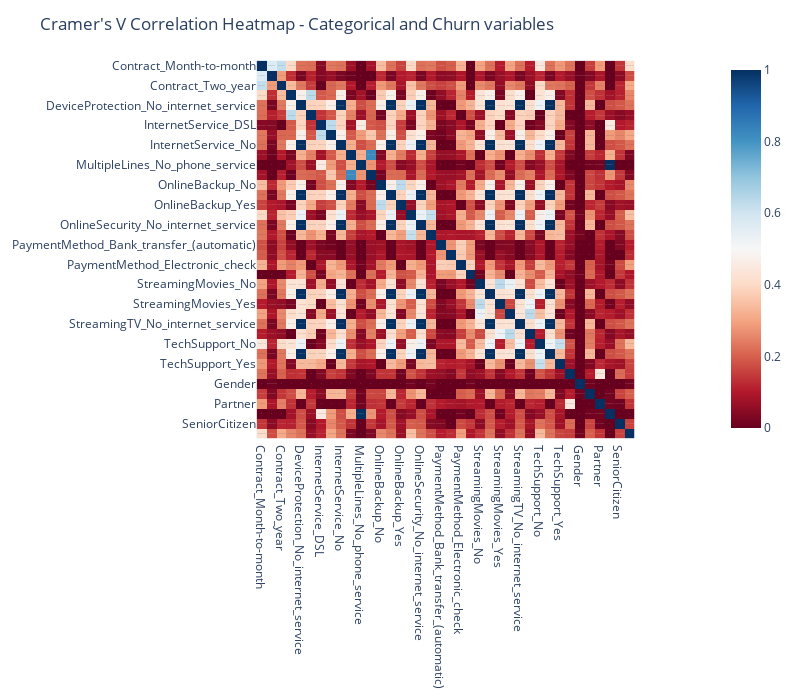

The notebook cell saved with this chart:
### Code cell
from dython.nominal import associations
import matplotlib.pyplot as plt

plt.ioff() # to not show the default matplotlib plot from the associations function
excluded = ['Tenure','MonthlyCharges','TotalCharges']
string_columns = [ col for col in X_train.columns if col not in excluded]
df_categorical = X_train[string_columns].assign(Churn=y_train)
corr_measures = associations(df_categorical, nominal_columns='all', plot = False)
fig = px.imshow(corr_measures['corr'],color_continuous_scale="RdBu",text_auto=True)
fig.update_layout(title="Cramer's V Correlation Heatmap - Categorical and Churn variables", width=800, height=700)
fig.show()

### Figure 1 — Plotly figure (JSON) as saved in the notebook; plotly's stock layout.template omitted (floating-point values rounded to 4 significant figures; data arrays with more than 128 entries replaced by an {"elided": "..."} marker saying what was removed)
{"data": [{"coloraxis": "coloraxis", "hovertemplate": "x: %{x}<br>y: %{y}<br>color: %{z}<extra></extra>", "name": "0", "texttemplate": "%{z}", "type": "heatmap", "x": ["Contract_Month-to-month", "Contract_One_year", "Contract_Two_year", "DeviceProtection_No", "DeviceProtection_No_internet_service", "DeviceProtection_Yes", "InternetService_DSL", "InternetService_Fiber_optic", "InternetService_No", "MultipleLines_No", "MultipleLines_No_phone_service", "MultipleLines_Yes", "OnlineBackup_No", "OnlineBackup_No_internet_service", "OnlineBackup_Yes", "OnlineSecurity_No", "OnlineSecurity_No_internet_service", "OnlineSecurity_Yes", "PaymentMethod_Bank_transfer_(automatic)", "PaymentMethod_Credit_card_(automatic)", "PaymentMethod_Electronic_check", "PaymentMethod_Mailed_check", "StreamingMovies_No", "StreamingMovies_No_internet_service", "StreamingMovies_Yes", "StreamingTV_No", "StreamingTV_No_internet_service", "StreamingTV_Yes", "TechSupport_No", "TechSupport_No_internet_service", "TechSupport_Yes", "Dependents", "Gender", "PaperlessBilling", "Partner", "PhoneService", "SeniorCitizen", "Churn"], "xaxis": "x", "y": ["Contract_Month-to-month", "Contract_One_year", "Contract_Two_year", "DeviceProtection_No", "DeviceProtection_No_internet_service", "DeviceProtection_Yes", "InternetService_DSL", "InternetService_Fiber_optic", "InternetService_No", "MultipleLines_No", "MultipleLines_No_phone_service", "MultipleLines_Yes", "OnlineBackup_No", "OnlineBackup_No_internet_service", "OnlineBackup_Yes", "OnlineSecurity_No", "OnlineSecurity_No_internet_service", "OnlineSecurity_Yes", "PaymentMethod_Bank_transfer_(automatic)", "PaymentMethod_Credit_card_(automatic)", "PaymentMethod_Electronic_check", "PaymentMethod_Mailed_check", "StreamingMovies_No", "StreamingMovies_No_internet_service", "StreamingMovies_Yes", "StreamingTV_No", "StreamingTV_No_internet_service", "StreamingTV_Yes", "TechSupport_No", "TechSupport_No_internet_service", "TechSupport_Yes", "Dependents", "Gender", "PaperlessBilling", "Partner", "PhoneService", "SeniorCitizen", "Churn"], "yaxis": "y", "z": {"elided": "38x38 float values"}}], "layout": {"coloraxis": {"colorscale": [[0, "rgb(103,0,31)"], [0.1, "rgb(178,24,43)"], [0.2, "rgb(214,96,77)"], [0.3, "rgb(244,165,130)"], [0.4, "rgb(253,219,199)"], [0.5, "rgb(247,247,247)"], [0.6, "rgb(209,229,240)"], [0.7, "rgb(146,197,222)"], [0.8, "rgb(67,147,195)"], [0.9, "rgb(33,102,172)"], [1, "rgb(5,48,97)"]]}, "height": 700, "margin": {"t": 60}, "title": {"text": "Cramer's V Correlation Heatmap - Categorical and Churn variables"}, "width": 800, "xaxis": {"anchor": "y", "constrain": "domain", "domain": [0, 1], "scaleanchor": "y"}, "yaxis": {"anchor": "x", "autorange": "reversed", "constrain": "domain", "domain": [0, 1]}}}
